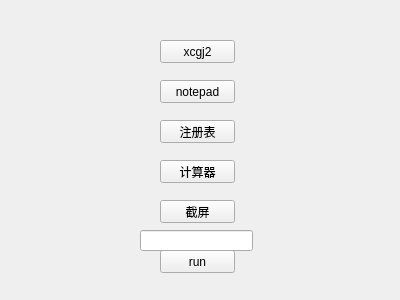
<?xml version="1.0" encoding="UTF-8"?>
<ui version="4.0">
 <class>Widget</class>
 <widget class="QWidget" name="Widget">
  <property name="geometry">
   <rect>
    <x>0</x>
    <y>0</y>
    <width>400</width>
    <height>300</height>
   </rect>
  </property>
  <property name="windowTitle">
   <string>Widget</string>
  </property>
  <widget class="QPushButton" name="pushButton">
   <property name="geometry">
    <rect>
     <x>160</x>
     <y>40</y>
     <width>75</width>
     <height>23</height>
    </rect>
   </property>
   <property name="text">
    <string>xcgj2</string>
   </property>
  </widget>
  <widget class="QPushButton" name="pushButton_2">
   <property name="geometry">
    <rect>
     <x>160</x>
     <y>80</y>
     <width>75</width>
     <height>23</height>
    </rect>
   </property>
   <property name="text">
    <string>notepad</string>
   </property>
  </widget>
  <widget class="QPushButton" name="pushButton_3">
   <property name="geometry">
    <rect>
     <x>160</x>
     <y>120</y>
     <width>75</width>
     <height>23</height>
    </rect>
   </property>
   <property name="text">
    <string>注册表</string>
   </property>
  </widget>
  <widget class="QPushButton" name="pushButton_4">
   <property name="geometry">
    <rect>
     <x>160</x>
     <y>160</y>
     <width>75</width>
     <height>23</height>
    </rect>
   </property>
   <property name="text">
    <string>计算器</string>
   </property>
  </widget>
  <widget class="QPushButton" name="pushButton_5">
   <property name="geometry">
    <rect>
     <x>160</x>
     <y>200</y>
     <width>75</width>
     <height>23</height>
    </rect>
   </property>
   <property name="text">
    <string>截屏</string>
   </property>
  </widget>
  <widget class="QPushButton" name="pushButton_6">
   <property name="geometry">
    <rect>
     <x>160</x>
     <y>250</y>
     <width>75</width>
     <height>23</height>
    </rect>
   </property>
   <property name="text">
    <string>run</string>
   </property>
  </widget>
  <widget class="QLineEdit" name="lineEdit">
   <property name="geometry">
    <rect>
     <x>140</x>
     <y>230</y>
     <width>113</width>
     <height>21</height>
    </rect>
   </property>
  </widget>
 </widget>
 <layoutdefault spacing="6" margin="11"/>
 <resources/>
 <connections/>
</ui>
